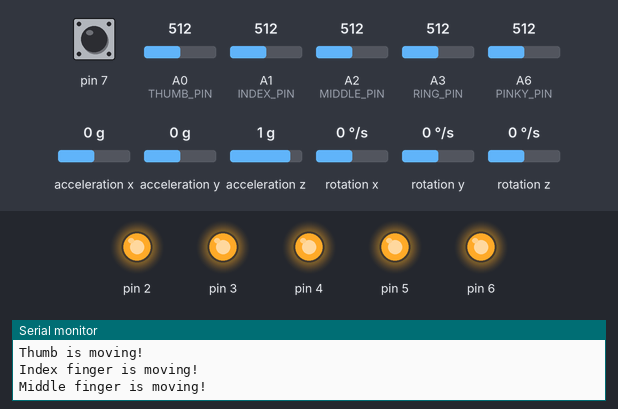
Simulated run of this sketch. Board: Arduino Nano, built with avr-gcc and run on an emulated ATmega328P. Parts: output pins drawn as LEDs (lit = HIGH), the last lines printed to the serial monitor. The test bench sets the inputs (shaded band); at power-on: A1 (INDEX_PIN) = 512, pin 7 HIGH, A6 (PINKY_PIN) = 512, A0 (THUMB_PIN) = 512, A2 (MIDDLE_PIN) = 512, A3 (RING_PIN) = 512, acceleration x 0 g, acceleration y 0 g, acceleration z 1 g, rotation x 0 °/s, rotation y 0 °/s, rotation z 0 °/s.

Above: at 1.7 s.
1.8 s: A1 (INDEX_PIN) set to 306
At 2.9 s:
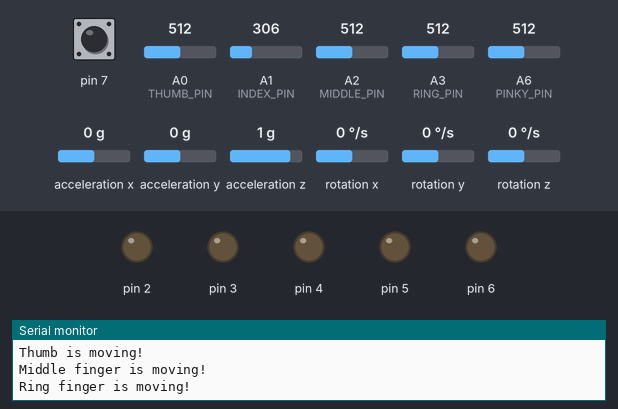
4.8 s: pin 7 pulled LOW for 0.15 s
At 5.5 s:
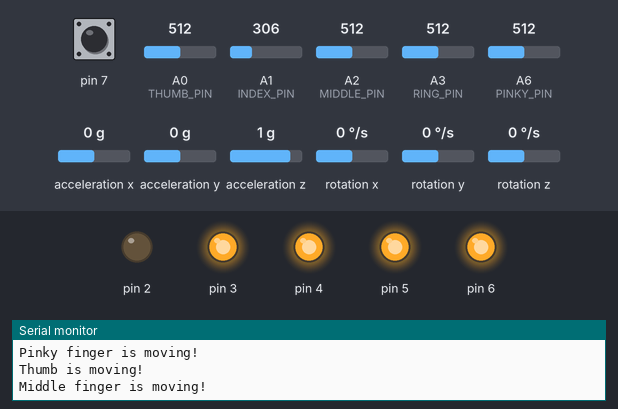
6.4 s: pin 7 pulled LOW for 1 s
At 7.3 s:
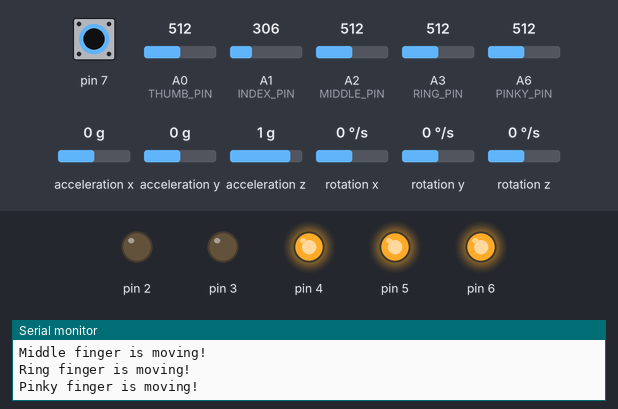
8.9 s: pin 7 pulled LOW for 0.15 s
At 10.0 s:
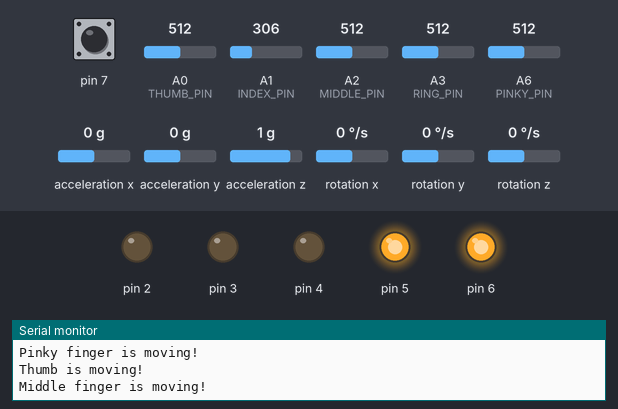
10.5 s: A6 (PINKY_PIN) set to 488
13.5 s: A0 (THUMB_PIN) set to 492
Timing chart, 0 to 16.5 s (numbered marks = the images above; inputs shaded):
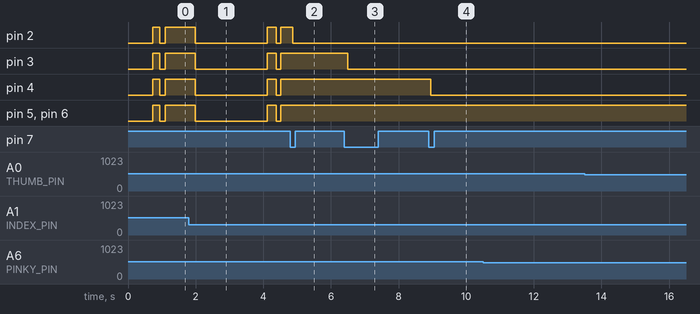

Measured:
- after the input at 1.8 s, pin 2–6: HIGH → LOW after 0.19 s, → HIGH 2.1 s later, → LOW 0.27 s later, → HIGH 0.14 s later
- after the input at 4.8 s, pin 2: HIGH → LOW after 0.08 s
- after the input at 6.4 s, pin 3: HIGH → LOW after 0.09 s
- after the input at 8.9 s, pin 4: HIGH → LOW after 0.05 s

The sketch:

Wireless_Glove_testing__copy_20230424132700.ino
```cpp
#include <SoftwareSerial.h>
#include "LobotServoController.h"

#include "I2Cdev.h"
#include "MPU6050.h"
#include "Wire.h"

#define BTH_RX 11
#define BTH_TX 12

// Define finger potentiometer pins
const int THUMB_PIN = A0;
const int INDEX_PIN = A1;
const int MIDDLE_PIN = A2;
const int RING_PIN = A3;
const int PINKY_PIN = A6;

float min_list[5] = {0, 0, 0, 0, 0};
float max_list[5] = {255, 255, 255, 255, 255};
float sampling[5] = {0, 0, 0, 0, 0};
float data[5] = {1500, 1500, 1500, 1500, 1500};
bool turn_on = true;
SoftwareSerial Bth(BTH_RX, BTH_TX);
LobotServoController lsc(Bth);

float float_map(float in, float left_in, float right_in, float left_out, float right_out)
{
  return (in - left_in) * (right_out - left_out) / (right_in - left_in) + left_out;
}

MPU6050 accelgyro;
int16_t ax, ay, az;
int16_t gx, gy, gz;
float ax0, ay0, az0;
float gx0, gy0, gz0;
float ax1, ay1, az1;
float gx1, gy1, gz1;

int ax_offset, ay_offset, az_offset, gx_offset, gy_offset, gz_offset;
void setup() {
  // put your setup code here, to run once:
  Serial.begin(9600);
  //Initialize the function button
  pinMode(7, INPUT_PULLUP);
  // //Each finger potentiometer configuration
  // pinMode(A0, INPUT);
  // pinMode(A1, INPUT);
  // pinMode(A2, INPUT);
  // pinMode(A3, INPUT);
  // pinMode(A6, INPUT);
  // Initialize finger potentiometer pins
  pinMode(THUMB_PIN, INPUT);
  pinMode(INDEX_PIN, INPUT);
  pinMode(MIDDLE_PIN, INPUT);
  pinMode(RING_PIN, INPUT);
  pinMode(PINKY_PIN, INPUT);
  //LED configuration
  pinMode(2, OUTPUT);
  pinMode(3, OUTPUT);
  pinMode(4, OUTPUT);
  pinMode(5, OUTPUT);
  pinMode(6, OUTPUT);

  //Bluetooth Configuration
  Bth.begin(9600);
  Bth.print("AT+ROLE=M");  // Set Bluetooth Configuration main mode
  delay(100);
  Bth.print("AT+RESET");  //Soft reset Bluetooth module
  delay(250);

  //MPU6050 configuration
  Wire.begin();
  accelgyro.initialize();
  accelgyro.setFullScaleGyroRange(3); // Set angular velocity range
  accelgyro.setFullScaleAccelRange(1); //Set accelerated speed range
  delay(200);
  accelgyro.getMotion6(&ax, &ay, &az, &gx, &gy, &gz);  //Get current axis data to calibrate
  ax_offset = ax;  //X axis acceleration calibration data
  ay_offset = ay;  //Y axis acceleration calibration data
  az_offset = az - 8192;  //Z axis acceleration calibration data
  gx_offset = gx; //X-axis angular velocity calibration data
  gy_offset = gy; //Y-axis angular velocity calibration data
  gz_offset = gz; //Z-axis angular velocity calibration data
}


//Get individual finger potentiometer data
void finger() {
  // put your main code here, to run repeatedly:
  static uint32_t timer_sampling;
  static uint32_t timer_init;
  static uint32_t timer_lsc = 0;
  static uint8_t init_step = 0;
  if (timer_lsc == 0)
    timer_lsc = millis();
  if (timer_sampling <= millis())
  {
    for (int i = 14; i <= 18; i++)
    {
      if (i < 18)
        sampling[i - 14] += analogRead(i); //Read individual finger data
      else
        sampling[i - 14] += analogRead(A6);  // Read the little finger data, because the IIC uses A4, A5, so it cannot read continuously from A0
      sampling[i - 14] = sampling[i - 14] / 2.0; //Take the average of the previous and current measurements
      data[i - 14 ] = float_map( sampling[i - 14],min_list[i - 14], max_list[i - 14], 2500, 500); //Map the measurement to 500-2500, 500 for gripping and 2500 for opening
      data[i - 14] = data[i - 14] > 2500 ? 2500 : data[i - 14];  // The maximum limit is 2500
      data[i - 14] = data[i - 14] < 500 ? 500 : data[ i - 14];   //The minimum limit is 500
    }
    //timer_sampling = millis() + 10;
  }

  if (turn_on && timer_init < millis())
  {
    switch (init_step)
    {
      case 0:
        digitalWrite(2, LOW);
        digitalWrite(3, LOW);
        digitalWrite(4, LOW);
        digitalWrite(5, LOW);
        digitalWrite(6, LOW);
        timer_init = millis() + 20;
        init_step++;
        break;
      case 1:
        digitalWrite(2, HIGH);
        digitalWrite(3, HIGH);
        digitalWrite(4, HIGH);
        digitalWrite(5, HIGH);
        digitalWrite(6, HIGH);
        timer_init = millis() + 200;
        init_step++;
        break;
      case 2:
        digitalWrite(2, LOW);
        digitalWrite(3, LOW);
        digitalWrite(4, LOW);
        digitalWrite(5, LOW);
        digitalWrite(6, LOW);
        timer_init = millis() + 50;
        init_step++;
        break;
      case 3:
        digitalWrite(2, HIGH);
        digitalWrite(3, HIGH);
        digitalWrite(4, HIGH);
        digitalWrite(5, HIGH);
        digitalWrite(6, HIGH);
        timer_init = millis() + 500;
        init_step++;
        Serial.print("max_list:");
        for (int i = 14; i <= 18; i++)
        {
          max_list[i - 14] = sampling[i - 14];
          Serial.print(max_list[i - 14]);
          Serial.print("-");
        }
        Serial.println();
        break;
      case 4:
        init_step++;
        break;
      case 5:
        if ((max_list[1] - sampling[1]) > 50)
        {
          init_step++;
          digitalWrite(2, LOW);
          digitalWrite(3, LOW);
          digitalWrite(4, LOW);
          digitalWrite(5, LOW);
          digitalWrite(6, LOW);
          timer_init = millis() + 2000;
        }
        break;
      case 6:
        digitalWrite(2, HIGH);
        digitalWrite(3, HIGH);
        digitalWrite(4, HIGH);
        digitalWrite(5, HIGH);
        digitalWrite(6, HIGH);
        timer_init = millis() + 200;
        init_step++;
        break;
      case 7:
        digitalWrite(2, LOW);
        digitalWrite(3, LOW);
        digitalWrite(4, LOW);
        digitalWrite(5, LOW);
        digitalWrite(6, LOW);
        timer_init = millis() + 50;
        init_step++;
        break;
      case 8:
        digitalWrite(2, HIGH);
        digitalWrite(3, HIGH);
        digitalWrite(4, HIGH);
        digitalWrite(5, HIGH);
        digitalWrite(6, HIGH);
        timer_init = millis() + 500;
        init_step++;
        Serial.print("min_list:");
        for (int i = 14; i <= 18; i++)
        {
          min_list[i - 14] = sampling[i - 14];
          Serial.print(min_list[i - 14]);
          Serial.print("-");
        }
        Serial.println();
        lsc.runActionGroup(0, 1);
        turn_on = false;
        break;

      default:
        break;
    }
  }
}


float radianX;
float radianY;
float radianZ;
float radianX_last; //Finally get X axis inclination
float radianY_last; //Finally get Y axis inclination


//Update tilt sensor data
void update_mpu6050()
{
  static uint32_t timer_u;
  if (timer_u < millis())
  {
    // put your main code here, to run repeatedly:
    timer_u = millis() + 20;
    accelgyro.getMotion6(&ax, &ay, &az, &gx, &gy, &gz);

    ax0 = ((float)(ax)) * 0.3 + ax0 * 0.7;  //Filter the read value
    ay0 = ((float)(ay)) * 0.3 + ay0 * 0.7;
    az0 = ((float)(az)) * 0.3 + az0 * 0.7;
    ax1 = (ax0 - ax_offset) /  8192.0;  // Corrected and converted to multiples of gravitational acceleration
    ay1 = (ay0 - ay_offset) /  8192.0;
    az1 = (az0 - az_offset) /  8192.0;

    gx0 = ((float)(gx)) * 0.3 + gx0 * 0.7;  //Filter the value reading from the angular velocity
    gy0 = ((float)(gy)) * 0.3 + gy0 * 0.7;
    gz0 = ((float)(gz)) * 0.3 + gz0 * 0.7;
    gx1 = (gx0 - gx_offset);  //Correct angular velocity
    gy1 = (gy0 - gy_offset);
    gz1 = (gz0 - gz_offset);


    //Complementary calculation of x-axis inclination
    radianX = atan2(ay1, az1);
    radianX = radianX * 180.0 / 3.1415926;
    float radian_temp = (float)(gx1) / 16.4 * 0.02;
    radianX_last = 0.8 * (radianX_last + radian_temp) + (-radianX) * 0.2;

    //Complementary calculation of y-axis inclination
    radianY = atan2(ax1, az1);
    radianY = radianY * 180.0 / 3.1415926;
    radian_temp = (float)(gy1) / 16.4 * 0.01;
    radianY_last = 0.8 * (radianY_last + radian_temp) + (-radianY) * 0.2;
  }
}

//print data
void print_data()
{
  static uint32_t timer_p;
  static uint32_t timer_printlog;
  if ( 0&&timer_p < millis())
  {
    Serial.print("ax:"); Serial.print(ax1);
    Serial.print(", ay:"); Serial.print(ay1);
    Serial.print(", az:"); Serial.print(az1);
    Serial.print(", gx:"); Serial.print(gx1);
    Serial.print(", gy:"); Serial.print(gy1);
    Serial.print(", gz:"); Serial.print(gz1);
    Serial.print(", GX:"); Serial.print(radianX_last);
    Serial.print(", GY:"); Serial.println(radianY_last);
    timer_p = millis() + 500;
  }

  if (timer_printlog <= millis())  //To output data, remove 0 &&
  {
    for (int i = 14; i <= 18; i++)
    {
      Serial.print(data[i - 14]);
      Serial.print("  ");
      // Serial.print(float_map(min_list[i-14], max_list[i-14], 500,2500,sampling[i-14]));
      Serial.print(" ");
      // Serial.print();
    }
    timer_printlog = millis() + 1000;
    Serial.println();
  }
}

#define STOP       0
#define GO_FORWARD 1
#define GO_BACK    2
#define TURN_LEFT  3
#define TURN_RIGHT 4

//run, control the Hexapod robot
void run()
{
  static uint32_t timer;
  static uint32_t step;
  static int act;
  static int last_act;
  if (timer > millis())
    return;
  timer = millis() + 80;
  if (radianY_last < -35 && radianY_last > -90 && data[3] < 1200  && data[2] > 2000) //Right palm angle greater than 35 degrees and less than 90 degrees, middle finger outstretched ring finger to show bending
  {
    act = TURN_RIGHT; // Turn to the right
  }
  if (radianY_last < 90 && radianY_last > 35 && data[3] < 1200 && data[2] > 2000)    //Right palm angle greater than 35 degrees and less than 90 degrees, middle finger outstretched ring finger to show bending
  {
    act = TURN_LEFT; //Turn to the left
  }
  if ((radianY_last < 15 && radianY_last > -15) && data[2] < 600)  //With the palm facing down, make a fist (the middle finger bends),then stop
  {
    act = STOP;
  }
  if ((radianY_last < 15 &&  radianY_last > -15 ) && data[2] > 2100 && data[3] > 2100)  //With the palm facing down, open hands (middle finger straight), move forward
  {
    act = GO_FORWARD;
  }
  if ((radianY_last < -130 ||  radianY_last > 130 ) && data[2] < 1200 && data[4] > 2000)  //With the palm facing up, the middle finger being bent, with the little finger being straightened (Spider-Man action),
  {
    act = GO_BACK;
  }
  if ((radianY_last < -130 ||  radianY_last > 130 ) && data[2] > 2000) //With the palm facing up, open hand than stop
  {
    act = STOP;
  }
  if (act != last_act)
  {
    last_act = act;
    if (act == STOP)
    {
      lsc.stopActionGroup();  //Stop current action groups
      lsc.runActionGroup(0, 1);  //Run specified action group
      //   Serial.println("SSSSSSSSSSSSSSSSSSSSSSSSSSSSSSSSSSSSS");
      return;
    }
    if (act == GO_FORWARD)
    {
      lsc.stopActionGroup();
      lsc.runActionGroup(1, 0);
      //   Serial.println("AAAAAAAAAAAAAAAAAAAAAAAAAAAAAA");
      return;
    }
    if (act == GO_BACK)
    {
      lsc.stopActionGroup();
      lsc.runActionGroup(2, 0);
      //   Serial.println("BBBBBBBBBBBBBBBBBBBBBBBBBBBBBBBBB");
      return;
    }
    if (act == TURN_LEFT)
    {
      lsc.stopActionGroup();
      lsc.runActionGroup(3, 0);
      return;
    }
    if (act == TURN_RIGHT)
    {
      lsc.stopActionGroup();
      lsc.runActionGroup(4, 0);
      return;
    }

  }
}

//run1, Control robotic hand。
void run1()
{
  if (data[1] < 1000 && data[2] < 1000 && data[3] < 1000)  //If the value of the finger less than a certain value, control the handshaking
  {
    lsc.moveServos(5, 1000, 1, 1950, 2, 1100, 3, 1150, 4, 1160, 5, 1775);
    delay(1000);
  } else if (data[1] > 1400 && data[2] > 1400 && data[3] > 1400) //If the value of the finger larger than a certain value,control the palm being opened
  {
    lsc.moveServos(5, 1000, 1, 1050, 2, 1950, 3, 1900, 4, 1900, 5, 1050);
    delay(1000);
  }
}

//Send the digital value to the car
void car_control(byte act, byte sp)
{
  byte buf[10];
  buf[0] = buf[1] = 0x55;
  buf[2] = 0x04;
  buf[3] = 0x01;
  buf[4] = (byte)act;
  buf[5] = (byte)sp;
  Bth.write(buf, 6);
}
//run2,control the car
void run2()
{
  static uint32_t timer;
  static uint32_t step;
  int act = 0;
  static int last_act;
  if (timer > millis())
    return;
  timer = millis() + 100;
  if (radianY_last < -35 && radianY_last > -90 && data[3] < 1500  && data[2] > 1800)//Stretch the index finger and middle finger, hold the other fingers tightly, if the hand tilt right, then turn right
  {
    act = TURN_RIGHT;
  } else if (radianY_last < 90 && radianY_last > 35 && data[3] < 1500 && data[2] > 1800) //Stretch out the index finger and middle finger, hold the other fingers tightly,if the hand tilt right,then turn left
  {
    act = TURN_LEFT;
  } else if (radianY_last < 25 && radianY_last > -25 && data[3] < 1500 && data[2] > 1800 &&  radianX_last > 20) //With the palm facing down, stretch your index finger and middle finger, obliquely pointing up, the car move backward.
  {
    act = GO_BACK;
  } else if (radianY_last < 25 && radianY_last > -25 && data[3] < 1500 && data[2] > 1800 &&  radianX_last < -20) //With the palm facing down,the index finger and middle finger are extended,obliquely pointing down and the car stops.
  {
    act = GO_FORWARD;
  } else {
    act = STOP;
  }
  if (1)
  {
    last_act = act;
    if (act == STOP)
    {
      car_control(act, 0); // Control the car stop
      return;
    }
    if (act == GO_FORWARD)
    {
      car_control(act, 8); //Control the car move forward
      return;
    }
    if (act == GO_BACK)
    {
      car_control(act, 8);
      return;
    }
    if (act == TURN_LEFT)
    {
      car_control(act, 7);
      return;
    }
    if (act == TURN_RIGHT)
    {
      car_control(act, 7);
      return;
    }
  }
}

//run3, control the robotic arm
void run3()
{
  static uint32_t timer;
  static uint32_t step;
  int act = 0;
  static int last_act;
  if (timer > millis())
    return;
  timer = millis() + 50;
  //  float rl = radianY_last;
  //  float td = radianX_last;
  //  rl = rl < -60 ? -60 : rl;
  //  td = td < -60 ? -60 : td;
  //  rl = rl > 60 ? 60 : rl;
  //  td = td > 60 ? 60 : td;
  //  Serial.println(rl);
  //  rl = float_map(rl, -60, 60, 500, 2500);
  //  td = float_map(td, -60, 60, 2500, 500);
  //  Serial.println(rl);
  //  lsc.moveServo(6,(uint16_t)rl, 100);
  //  lsc.moveServo(5,(uint16_t)td, 100);
  //  lsc.moveServo(1,(uint16_
  if (radianY_last < -60) //The finger leans to the right, then performs a specified action group
  {
    lsc.runActionGroup(21, 1);
    lsc.waitForStopping(10000);
    return;
  }
  if (radianY_last > 30) //The finger leans to the left, then performs a specified action group
  {
    lsc.runActionGroup(22, 1);
    lsc.waitForStopping(10000); //Wait for the action group to complete, the timeout is 10000 milliseconds
    return;
  }
}
int mode = 0;
bool key_state = false;
void loop() {
  finger();  //Update the finger potentiometer data
  update_mpu6050();  //Update tilt sensor value

  if (turn_on == false) //After startup, potentiometer complete calibration.
  {
    if(key_state == true && digitalRead(7) == true)
    {
      delay(30);
      if(digitalRead(7) == true)
        key_state = false;
    }
    if (digitalRead(7) == false && key_state == false)
    {
      delay(30);
      if (digitalRead(7) == false)
      {
        key_state = true;
        if (mode == 3)
        {
          mode = 0;
        }
        else
          mode++;
        if (mode == 0)
        {
          digitalWrite(2, HIGH);
          digitalWrite(3, HIGH);
          digitalWrite(4, HIGH);
          digitalWrite(5, HIGH);
          digitalWrite(6, HIGH);
        }
        if (mode == 1)
        {
          digitalWrite(2, LOW);
          digitalWrite(3, HIGH);
          digitalWrite(4, HIGH);
          digitalWrite(5, HIGH);
          digitalWrite(6, HIGH);
        }
        if (mode == 2)
        {
          digitalWrite(2, LOW);
          digitalWrite(3, LOW);
          digitalWrite(4, HIGH);
          digitalWrite(5, HIGH);
          digitalWrite(6, HIGH);
        }
        if (mode == 3)
        {
          digitalWrite(2, LOW);
          digitalWrite(3, LOW);
          digitalWrite(4, LOW);
          digitalWrite(5, HIGH);
          digitalWrite(6, HIGH);
        }
      }
    }
    if (mode == 0)
      run();  // Spiderbot
    if (mode == 1)
   //   run1(); // Robotic palm
    if (mode == 2)
      run2(); // Robotic car
    if (mode == 3)
      run3();  //Robotic Arm
  }
  // Read finger positions
  int thumb_pos = analogRead(THUMB_PIN);
  int index_pos = analogRead(INDEX_PIN);
  int middle_pos = analogRead(MIDDLE_PIN);
  int ring_pos = analogRead(RING_PIN);
  int pinky_pos = analogRead(PINKY_PIN);

  // Check if each finger is moving
  if (thumb_pos > 500) {
    Serial.println("Thumb is moving!");

  }
  if (index_pos > 500) {
    Serial.println("Index finger is moving!");
  }
  if (middle_pos > 500) {
    Serial.println("Middle finger is moving!");
  }
  if (ring_pos > 500) {
    Serial.println("Ring finger is moving!");
  }
  if (pinky_pos > 500) {
    Serial.println("Pinky finger is moving!");
  }

  // Delay for a short time to avoid spamming the serial monitor
  delay(100);

  print_data();  //Print sensor data for easy debugging
}
```
